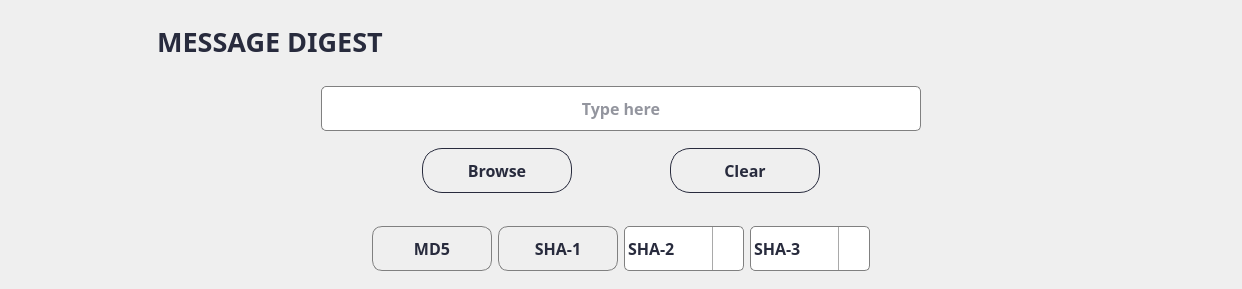
              <widget class="QWidget" name="widget_42" native="true">
               <layout class="QVBoxLayout" name="verticalLayout_25">
                <item>
                 <widget class="QWidget" name="widget_44" native="true">
                  <property name="minimumSize">
                   <size>
                    <width>1220</width>
                    <height>60</height>
                   </size>
                  </property>
                  <property name="maximumSize">
                   <size>
                    <width>1220</width>
                    <height>60</height>
                   </size>
                  </property>
                  <layout class="QVBoxLayout" name="verticalLayout_26">
                   <item alignment="Qt::AlignLeft">
                    <widget class="QLabel" name="label_digest">
                     <property name="minimumSize">
                      <size>
                       <width>500</width>
                       <height>40</height>
                      </size>
                     </property>
                     <property name="maximumSize">
                      <size>
                       <width>500</width>
                       <height>40</height>
                      </size>
                     </property>
                     <property name="font">
                      <font>
                       <family>Bahnschrift SemiBold</family>
                       <pointsize>20</pointsize>
                       <weight>75</weight>
                       <bold>true</bold>
                      </font>
                     </property>
                     <property name="styleSheet">
                      <string notr="true">	color: rgba(40,43,61,255) ;</string>
                     </property>
                     <property name="text">
                      <string>MESSAGE DIGEST</string>
                     </property>
                     <property name="alignment">
                      <set>Qt::AlignCenter</set>
                     </property>
                    </widget>
                   </item>
                  </layout>
                 </widget>
                </item>
                <item alignment="Qt::AlignHCenter">
                 <widget class="QWidget" name="widget_45" native="true">
                  <layout class="QVBoxLayout" name="verticalLayout_27">
                   <item>
                    <widget class="QLineEdit" name="lineEdit_MSdigest">
                     <property name="minimumSize">
                      <size>
                       <width>600</width>
                       <height>45</height>
                      </size>
                     </property>
                     <property name="font">
                      <font>
                       <family>Bahnschrift SemiBold</family>
                       <pointsize>12</pointsize>
                       <weight>75</weight>
                       <bold>true</bold>
                      </font>
                     </property>
                     <property name="styleSheet">
                      <string notr="true">QLineEdit {
  border: 1px solid gray;
  color: rgba(40,43,61,255);
  border-radius: 5px;
}

QLineEdit:hover {
  border: 2px solid;
  border-color: rgba(0,143,255,255);
}
QLineEdit:focus {
  border: 1px solid;
  border-color: rgba(88,199,141,255);
}
</string>
                     </property>
                     <property name="alignment">
                      <set>Qt::AlignCenter</set>
                     </property>
                     <property name="placeholderText">
                      <string>Type here</string>
                     </property>
                    </widget>
                   </item>
                   <item>
                    <widget class="QWidget" name="widget_47" native="true">
                     <layout class="QHBoxLayout" name="horizontalLayout_20">
                      <item>
                       <widget class="QPushButton" name="btn_browseMSDigest">
                        <property name="minimumSize">
                         <size>
                          <width>150</width>
                          <height>45</height>
                         </size>
                        </property>
                        <property name="maximumSize">
                         <size>
                          <width>150</width>
                          <height>40</height>
                         </size>
                        </property>
                        <property name="font">
                         <font>
                          <family>Bahnschrift SemiBold</family>
                          <pointsize>12</pointsize>
                          <weight>75</weight>
                          <bold>true</bold>
                         </font>
                        </property>
                        <property name="styleSheet">
                         <string notr="true">QPushButton {    
    border: 1px solid rgba(40,43,61,255) ;
    border-radius: 20px;
    padding: 5px 10px;
	color: rgba(40,43,61,255) ;
}

QPushButton:hover {
    background-color: ;
}
</string>
                        </property>
                        <property name="text">
                         <string>Browse</string>
                        </property>
                        <property name="icon">
                         <iconset>
                          <normaloff>icon-folder.png</normaloff>icon-folder.png</iconset>
                        </property>
                        <property name="iconSize">
                         <size>
                          <width>30</width>
                          <height>30</height>
                         </size>
                        </property>
                       </widget>
                      </item>
                      <item>
                       <widget class="QPushButton" name="btn_clearMSDigest">
                        <property name="minimumSize">
                         <size>
                          <width>150</width>
                          <height>45</height>
                         </size>
                        </property>
                        <property name="maximumSize">
                         <size>
                          <width>150</width>
                          <height>40</height>
                         </size>
                        </property>
                        <property name="font">
                         <font>
                          <family>Bahnschrift SemiBold</family>
                          <pointsize>12</pointsize>
                          <weight>75</weight>
                          <bold>true</bold>
                         </font>
                        </property>
                        <property name="styleSheet">
                         <string notr="true">QPushButton {    
    border: 1px solid rgba(40,43,61,255) ;
    border-radius: 20px;
    padding: 5px 10px;
	color: rgba(40,43,61,255) ;
}

QPushButton:hover {
    background-color: ;
}
</string>
                        </property>
                        <property name="text">
                         <string>Clear</string>
                        </property>
                        <property name="icon">
                         <iconset>
                          <normaloff>icon-clear.png</normaloff>icon-clear.png</iconset>
                        </property>
                        <property name="iconSize">
                         <size>
                          <width>30</width>
                          <height>30</height>
                         </size>
                        </property>
                       </widget>
                      </item>
                     </layout>
                    </widget>
                   </item>
                  </layout>
                 </widget>
                </item>
                <item alignment="Qt::AlignHCenter">
                 <widget class="QWidget" name="widget_46" native="true">
                  <layout class="QHBoxLayout" name="horizontalLayout_21">
                   <item>
                    <widget class="QPushButton" name="btn_md5">
                     <property name="minimumSize">
                      <size>
                       <width>120</width>
                       <height>45</height>
                      </size>
                     </property>
                     <property name="maximumSize">
                      <size>
                       <width>111</width>
                       <height>41</height>
                      </size>
                     </property>
                     <property name="font">
                      <font>
                       <family>Bahnschrift SemiBold</family>
                       <pointsize>12</pointsize>
                       <weight>75</weight>
                       <bold>true</bold>
                      </font>
                     </property>
                     <property name="cursor">
                      <cursorShape>PointingHandCursor</cursorShape>
                     </property>
                     <property name="styleSheet">
                      <string notr="true">QPushButton{
		 border: 1px solid gray;
  		color: rgba(40,43,61,255) ;
    }
 QPushButton{
        border-radius: 10px;
    }
QPushButton:hover {
	border: 1px solid;
   border-color:  rgba(0,143,255,255);
}
QPushButton:focus {
  border: 1px solid;
  border-color:  rgba(0,143,255,255);
}
</string>
                     </property>
                     <property name="text">
                      <string>MD5</string>
                     </property>
                    </widget>
                   </item>
                   <item>
                    <widget class="QPushButton" name="btn_sha1">
                     <property name="minimumSize">
                      <size>
                       <width>120</width>
                       <height>45</height>
                      </size>
                     </property>
                     <property name="maximumSize">
                      <size>
                       <width>111</width>
                       <height>41</height>
                      </size>
                     </property>
                     <property name="font">
                      <font>
                       <family>Bahnschrift SemiBold</family>
                       <pointsize>12</pointsize>
                       <weight>75</weight>
                       <bold>true</bold>
                      </font>
                     </property>
                     <property name="cursor">
                      <cursorShape>PointingHandCursor</cursorShape>
                     </property>
                     <property name="styleSheet">
                      <string notr="true">QPushButton{
		 border: 1px solid gray;	
		color: rgba(40,43,61,255) ;
    }
 QPushButton{
        border-radius: 10px;
    }
QPushButton:hover {
	border: 1px solid;
   border-color:  rgba(0,143,255,255);
}
QPushButton:focus {
  border: 1px solid;
  border-color:  rgba(0,143,255,255);
}
</string>
                     </property>
                     <property name="text">
                      <string>SHA-1</string>
                     </property>
                    </widget>
                   </item>
                   <item>
                    <widget class="QComboBox" name="dropdown_sha2">
                     <property name="minimumSize">
                      <size>
                       <width>120</width>
                       <height>45</height>
                      </size>
                     </property>
                     <property name="maximumSize">
                      <size>
                       <width>111</width>
                       <height>41</height>
                      </size>
                     </property>
                     <property name="font">
                      <font>
                       <family>Bahnschrift SemiBold</family>
                       <pointsize>12</pointsize>
                       <weight>75</weight>
                       <bold>true</bold>
                      </font>
                     </property>
                     <property name="cursor">
                      <cursorShape>PointingHandCursor</cursorShape>
                     </property>
                     <property name="styleSheet">
                      <string notr="true">QComboBox {
        border: 1px solid gray;
        border-radius: 5px;
        padding: 1px 18px 1px 3px;
        min-width: 6em;
	 	color: rgba(40,43,61,255) ;
 }
 QComboBox:drop-down {
	subcontrol-origin: padding;
	subcontrol-position: top right;
	width: 30px;
	border-left-width: 1px;
	border-left-color: darkgray;
	border-left-style: solid;
	border-top-right-radius: 3px;
	border-bottom-right-radius: 3px;	
}
QComboBox::down-arrow {
	
		image: url(&quot;D:/Project/New folder/icons8-expand-arrow-30.png&quot;);
}
QComboBox:hover {
	border: 1px solid;
   border-color:  rgba(0,143,255,255);
}

</string>
                     </property>
                     <property name="iconSize">
                      <size>
                       <width>10</width>
                       <height>10</height>
                      </size>
                     </property>
                     <item>
                      <property name="text">
                       <string>SHA-2</string>
                      </property>
                     </item>
                     <item>
                      <property name="text">
                       <string>224 BIT</string>
                      </property>
                     </item>
                     <item>
                      <property name="text">
                       <string>256 BIT</string>
                      </property>
                     </item>
                     <item>
                      <property name="text">
                       <string>384 BIT</string>
                      </property>
                     </item>
                     <item>
                      <property name="text">
                       <string>512 BIT</string>
                      </property>
                     </item>
                    </widget>
                   </item>
                   <item>
                    <widget class="QComboBox" name="dropdown_sha3">
                     <property name="minimumSize">
                      <size>
                       <width>120</width>
                       <height>45</height>
                      </size>
                     </property>
                     <property name="maximumSize">
                      <size>
                       <width>111</width>
                       <height>41</height>
                      </size>
                     </property>
                     <property name="font">
                      <font>
                       <family>Bahnschrift SemiBold</family>
                       <pointsize>12</pointsize>
                       <weight>75</weight>
                       <bold>true</bold>
                      </font>
                     </property>
                     <property name="cursor">
                      <cursorShape>PointingHandCursor</cursorShape>
                     </property>
                     <property name="styleSheet">
                      <string notr="true">QComboBox {
        border: 1px solid gray;
        border-radius: 5px;
        padding: 1px 18px 1px 3px;
        min-width: 6em;
		color: rgba(40,43,61,255) ;

 }
 QComboBox:drop-down {
	subcontrol-origin: padding;
	subcontrol-position: top right;
	width: 30px;
	border-left-width: 1px;
	border-left-color: darkgray;
	border-left-style: solid;
	border-top-right-radius: 3px;
	border-bottom-right-radius: 3px;	
}
QComboBox::down-arrow {
	
	image: url(&quot;D:/Project/New folder/icons8-expand-arrow-30.png&quot;);

}
QComboBox:hover {
	border: 1px solid;
   border-color:  rgba(0,143,255,255);
}

</string>
                     </property>
                     <property name="iconSize">
                      <size>
                       <width>10</width>
                       <height>10</height>
                      </size>
                     </property>
                     <item>
                      <property name="text">
                       <string>SHA-3</string>
                      </property>
                     </item>
                     <item>
                      <property name="text">
                       <string>224 BIT</string>
                      </property>
                     </item>
                     <item>
                      <property name="text">
                       <string>256 BIT</string>
                      </property>
                     </item>
                     <item>
                      <property name="text">
                       <string>384 BIT</string>
                      </property>
                     </item>
                     <item>
                      <property name="text">
                       <string>512 BIT</string>
                      </property>
                     </item>
                    </widget>
                   </item>
                  </layout>
                 </widget>
                </item>
               </layout>
              </widget>
